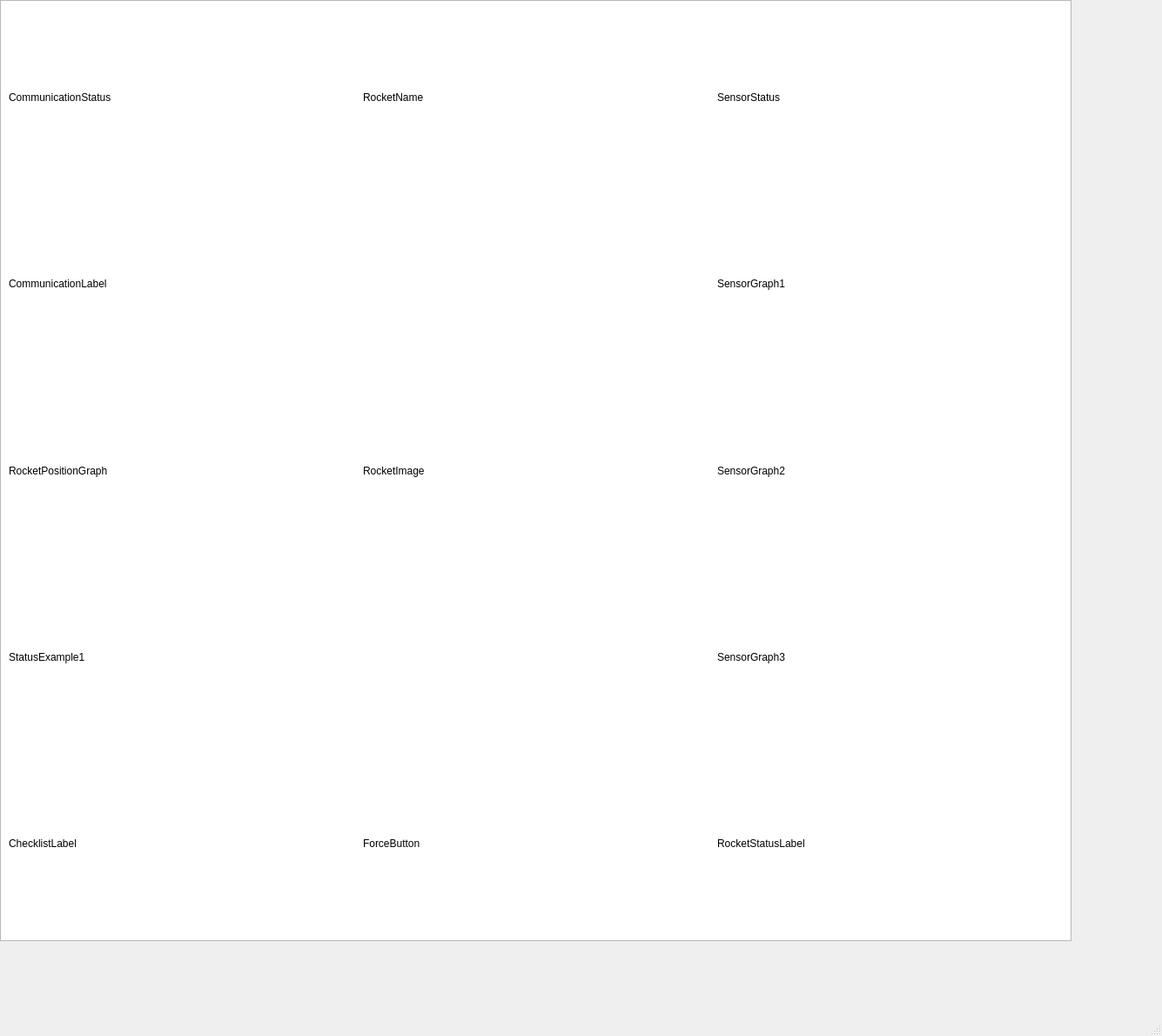
<?xml version="1.0" encoding="UTF-8"?>
<ui version="4.0">
 <class>MainWindow</class>
 <widget class="QMainWindow" name="MainWindow">
  <property name="geometry">
   <rect>
    <x>0</x>
    <y>0</y>
    <width>1335</width>
    <height>1190</height>
   </rect>
  </property>
  <property name="windowTitle">
   <string>MainWindow</string>
  </property>
  <widget class="QWidget" name="centralwidget">
   <widget class="QGraphicsView" name="graphicsView">
    <property name="geometry">
     <rect>
      <x>0</x>
      <y>0</y>
      <width>1231</width>
      <height>1081</height>
     </rect>
    </property>
   </widget>
   <widget class="QWidget" name="gridLayoutWidget">
    <property name="geometry">
     <rect>
      <x>0</x>
      <y>0</y>
      <width>1231</width>
      <height>1081</height>
     </rect>
    </property>
    <layout class="QGridLayout" name="gridLayout_2" rowstretch="0,0,0,0,0">
     <property name="leftMargin">
      <number>10</number>
     </property>
     <property name="topMargin">
      <number>10</number>
     </property>
     <property name="rightMargin">
      <number>10</number>
     </property>
     <property name="bottomMargin">
      <number>10</number>
     </property>
     <property name="spacing">
      <number>10</number>
     </property>
     <item row="2" column="0">
      <widget class="QLabel" name="RocketPositionGraph">
       <property name="text">
        <string>RocketPositionGraph</string>
       </property>
      </widget>
     </item>
     <item row="4" column="1">
      <widget class="QLabel" name="ForceButton">
       <property name="text">
        <string>ForceButton</string>
       </property>
      </widget>
     </item>
     <item row="1" column="1" rowspan="3">
      <widget class="QLabel" name="RocketImage">
       <property name="text">
        <string>RocketImage</string>
       </property>
      </widget>
     </item>
     <item row="1" column="2">
      <widget class="QLabel" name="SensorGraph1">
       <property name="text">
        <string>SensorGraph1</string>
       </property>
      </widget>
     </item>
     <item row="4" column="0">
      <widget class="QLabel" name="ChecklistLabel">
       <property name="text">
        <string>ChecklistLabel</string>
       </property>
      </widget>
     </item>
     <item row="2" column="2">
      <widget class="QLabel" name="SensorGraph2">
       <property name="text">
        <string>SensorGraph2</string>
       </property>
      </widget>
     </item>
     <item row="3" column="0">
      <widget class="QLabel" name="StatusExample1">
       <property name="text">
        <string>StatusExample1</string>
       </property>
      </widget>
     </item>
     <item row="3" column="2">
      <widget class="QLabel" name="SensorGraph3">
       <property name="text">
        <string>SensorGraph3</string>
       </property>
      </widget>
     </item>
     <item row="1" column="0">
      <widget class="QLabel" name="CommunicationLabel">
       <property name="text">
        <string>CommunicationLabel</string>
       </property>
      </widget>
     </item>
     <item row="4" column="2">
      <widget class="QLabel" name="RocketStatusLabel">
       <property name="text">
        <string>RocketStatusLabel</string>
       </property>
      </widget>
     </item>
     <item row="0" column="0">
      <widget class="QLabel" name="CommunicationStatusLabel">
       <property name="enabled">
        <bool>true</bool>
       </property>
       <property name="sizePolicy">
        <sizepolicy hsizetype="Preferred" vsizetype="Preferred">
         <horstretch>0</horstretch>
         <verstretch>0</verstretch>
        </sizepolicy>
       </property>
       <property name="text">
        <string>CommunicationStatus</string>
       </property>
      </widget>
     </item>
     <item row="0" column="1">
      <widget class="QLabel" name="RocketNameLabel">
       <property name="text">
        <string>RocketName</string>
       </property>
      </widget>
     </item>
     <item row="0" column="2">
      <widget class="QLabel" name="SensorStatusLabel">
       <property name="text">
        <string>SensorStatus</string>
       </property>
      </widget>
     </item>
    </layout>
   </widget>
  </widget>
  <widget class="QMenuBar" name="menubar">
   <property name="geometry">
    <rect>
     <x>0</x>
     <y>0</y>
     <width>1335</width>
     <height>28</height>
    </rect>
   </property>
  </widget>
  <widget class="QStatusBar" name="statusbar"/>
 </widget>
 <resources/>
 <connections/>
</ui>
